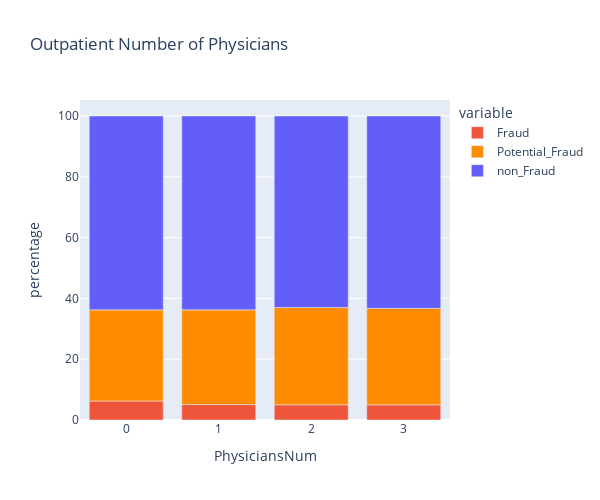

Source (notebook cell):
### Code cell
fig6 = out_physNum.plot.bar(x='PhysiciansNum', y=['Fraud',
                                            'Potential_Fraud',
                                            'non_Fraud'],
                           title="Outpatient Number of Physicians",
                            color_discrete_map={'non_Fraud':'#635EFA', 
                                                   'Potential_Fraud': '#FF8C00',
                                           'Fraud':'#EF553B'}, width=600, height=500,labels={"value": "percentage"})
fig6.update_xaxes(type='category')
fig6.show()

### Figure 1 — Plotly figure (JSON) as saved in the notebook; plotly's stock layout.template omitted (floating-point values rounded to 4 significant figures)
{"data": [{"alignmentgroup": "True", "hovertemplate": "variable=Fraud<br>PhysiciansNum=%{x}<br>percentage=%{y}<extra></extra>", "legendgroup": "Fraud", "marker": {"color": "#EF553B"}, "name": "Fraud", "offsetgroup": "Fraud", "orientation": "v", "showlegend": true, "textposition": "auto", "type": "bar", "x": [0, 1, 2, 3], "xaxis": "x", "y": [6.245, 5.069, 4.996, 4.977], "yaxis": "y"}, {"alignmentgroup": "True", "hovertemplate": "variable=Potential_Fraud<br>PhysiciansNum=%{x}<br>percentage=%{y}<extra></extra>", "legendgroup": "Potential_Fraud", "marker": {"color": "#FF8C00"}, "name": "Potential_Fraud", "offsetgroup": "Potential_Fraud", "orientation": "v", "showlegend": true, "textposition": "auto", "type": "bar", "x": [0, 1, 2, 3], "xaxis": "x", "y": [29.99, 31.17, 32.02, 31.75], "yaxis": "y"}, {"alignmentgroup": "True", "hovertemplate": "variable=non_Fraud<br>PhysiciansNum=%{x}<br>percentage=%{y}<extra></extra>", "legendgroup": "non_Fraud", "marker": {"color": "#635EFA"}, "name": "non_Fraud", "offsetgroup": "non_Fraud", "orientation": "v", "showlegend": true, "textposition": "auto", "type": "bar", "x": [0, 1, 2, 3], "xaxis": "x", "y": [63.76, 63.76, 62.99, 63.28], "yaxis": "y"}], "layout": {"barmode": "relative", "height": 500, "legend": {"title": {"text": "variable"}, "tracegroupgap": 0}, "title": {"text": "Outpatient Number of Physicians"}, "width": 600, "xaxis": {"anchor": "y", "domain": [0, 1], "title": {"text": "PhysiciansNum"}, "type": "category"}, "yaxis": {"anchor": "x", "domain": [0, 1], "title": {"text": "percentage"}}}}
